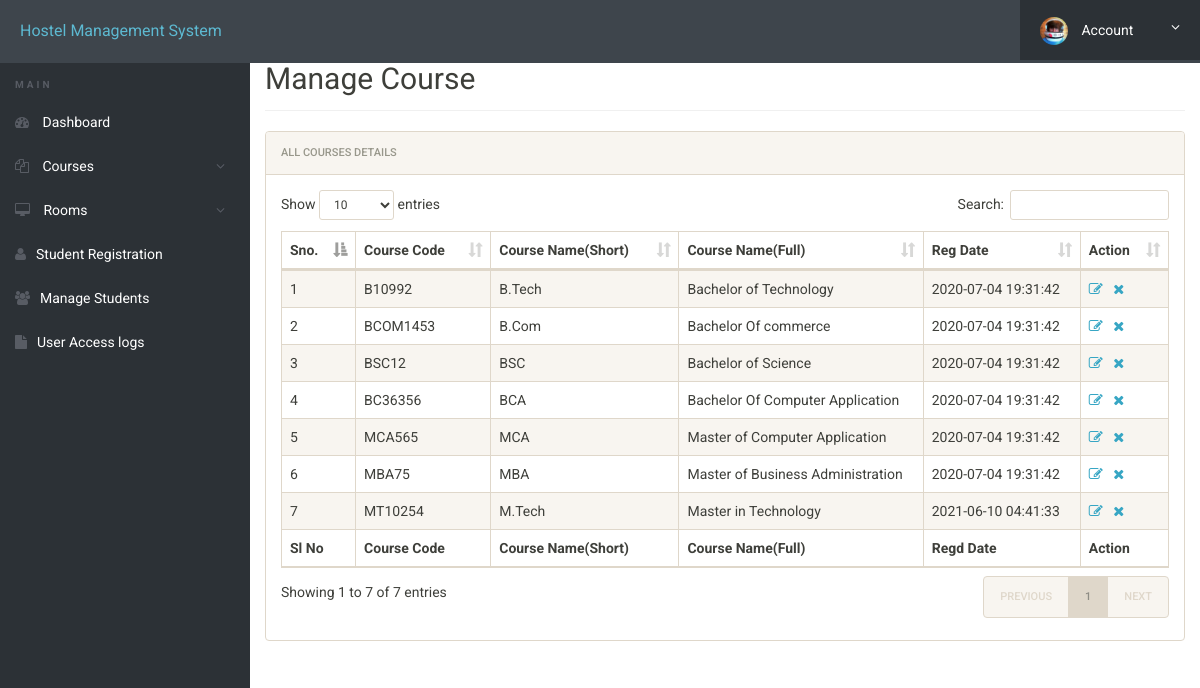
Screenshot of /admin/manage-courses.php (signed in) with the database file from the repository.
### tables this page shows
CREATE TABLE `courses` (
  `id` int(11) NOT NULL,
  `course_code` varchar(255) DEFAULT NULL,
  `course_sn` varchar(255) DEFAULT NULL,
  `course_fn` varchar(255) DEFAULT NULL,
  `posting_date` timestamp NULL DEFAULT current_timestamp()
);

### admin/manage-courses.php (the view, shortened to what this page needs)
<?php
include('includes/config.php');
?>
<!doctype html>
<html lang="en" class="no-js">
<head>
	<link rel="stylesheet" href="css/font-awesome.min.css">
	<link rel="stylesheet" href="css/bootstrap.min.css">
	<link rel="stylesheet" href="css/dataTables.bootstrap.min.css">
	<link rel="stylesheet" href="css/bootstrap-social.css">
	<link rel="stylesheet" href="css/bootstrap-select.css">
	<link rel="stylesheet" href="css/fileinput.min.css">
	<link rel="stylesheet" href="css/awesome-bootstrap-checkbox.css">
	<link rel="stylesheet" href="css/style.css">
</head>
<body>
	<?php include('includes/header.php');?>
	<div class="ts-main-content">
			<?php include('includes/sidebar.php');?>
		<div class="content-wrapper">
			<div class="container-fluid">
				<div class="row">
					<div class="col-md-12">
						<h2 class="page-title" style="margin-top:4%">Manage Course</h2>
						<div class="panel panel-default">
							<div class="panel-heading">All Courses Details</div>
							<div class="panel-body">
								<table id="zctb" class="display table table-striped table-bordered table-hover" cellspacing="0" width="100%">
									<thead>
										<tr>
											<th>Sno.</th>
											<th>Course Code</th>
											<th>Course Name(Short)</th>
											<th>Course Name(Full)</th>
											<th>Reg Date </th>
											<th>Action</th>
										</tr>
									</thead>
									<tfoot>
										<tr>
											<th>Sl No</th>
											<th>Course Code</th>
											<th>Course Name(Short)</th>
											<th>Course Name(Full)</th>
											<th>Regd Date</th>
											<th>Action</th>										</tr>
									</tfoot>
									<tbody>
<?php
$ret="select * from courses";
$stmt= $mysqli->prepare($ret) ;
$stmt->execute() ;
$res=$stmt->get_result();
$cnt=1;
while($row=$res->fetch_object())
	  {
	  	?>
<tr><td><?php echo $cnt;;?></td>
<td><?php echo $row->course_code;?></td>
<td><?php echo $row->course_sn;?></td>
<td><?php echo $row->course_fn;?></td>
<td><?php echo $row->posting_date;?></td>
<td><a href="edit-course.php?id=<?php echo $row->id;?>"><i class="fa fa-edit"></i></a>&nbsp;&nbsp;
<a href="manage-courses.php?del=<?php echo $row->id;?>" onclick="return confirm("Do you want to delete");"><i class="fa fa-close"></i></a></td>
										</tr>
									<?php
$cnt=$cnt+1;
									 } ?>
									</tbody>
								</table>
							</div>
						</div>
					</div>
				</div>
			</div>
		</div>
	</div>
</body>
</html>

### admin/includes/header.php (shortened to what this page needs)
<div class="brand clearfix">
		<a href="../index.php" class="logo" style="font-size:16px;">Hostel Management System</a>
		<ul class="ts-profile-nav">
			<li class="ts-account">
				<a href="#"><img src="img/ts-avatar.jpg" class="ts-avatar hidden-side" alt=""> Account <i class="fa fa-angle-down hidden-side"></i></a>
			</li>
		</ul>
	</div>

### admin/includes/sidebar.php (shortened to what this page needs)
<nav class="ts-sidebar">
			<ul class="ts-sidebar-menu">
				<li class="ts-label">Main</li>
				<li><a href="dashboard.php"><i class="fa fa-dashboard"></i> Dashboard</a></li>
					<li><a href="#"><i class="fa fa-files-o"></i> Courses</a>
				</li>
					<li><a href="#"><i class="fa fa-desktop"></i> Rooms</a>
				</li>
				<li><a href="registration.php"><i class="fa fa-user"></i>Student Registration</a></li>
				<li><a href="manage-students.php"><i class="fa fa-users"></i>Manage Students</a></li>
				<li><a href="access-log.php"><i class="fa fa-file"></i>User Access logs</a></li>
		</nav>

### admin/css/style.css (style rules this page uses)
html { font-size: 14px; }
@media only screen and (min-width: 480px) { html { font-size: 17px; } }
@media only screen and (min-width: 768px) { html { font-size: 14px; } }
body { font-size: 1em; }
a { color: #37a6c4; }
.panel { overflow: hidden; }
ul, li { margin: 0; padding: 0; list-style: none; }
.page-title { padding-bottom: 15px; margin-bottom: 20px; border-bottom: 1px solid #f0f0f0; }
.brand { background: #3e454c; position: relative; z-index: 3; position: fixed; width: 100%; top: 0; }
.brand .logo { box-sizing: border-box; padding: 20px; float: left; display: block; width: 200px; }
@media only screen and (min-width: 992px) { .brand .logo { width: 250px; } }
.brand .ts-profile-nav { float: right; display: none; }
.brand .ts-profile-nav li { float: left; position: relative; }
.brand .ts-profile-nav li a { display: block; padding: 20px; color: #fff; }
.brand .ts-profile-nav .ts-account .fa-angle-down { float: right; }
.brand .ts-profile-nav .ts-account > a { width: 180px; background: #2c3136; }
.brand .ts-profile-nav .ts-account .ts-avatar { border-radius: 50%; height: 28px; margin: -10px 0; margin-right: 10px; }
@media only screen and (min-width: 992px) { .brand .ts-profile-nav { display: block; } }
.ts-sidebar { background: #2c3136; max-height: 0; transition: max-height 0.3s; overflow: hidden; position: fixed; z-index: 2; width: 100%; bottom: 0; top: 60px; overflow-y: auto; }
@media only screen and (min-width: 992px) { .ts-sidebar { max-height: 100%; bottom: 0; } }
.ts-sidebar-menu .ts-label { color: #585c64; font-weight: bold; padding: 8px 15px; text-transform: uppercase; font-size: 10px; letter-spacing: 3px; margin-top: 10px; }
.ts-sidebar-menu a { display: block; text-decoration: none; padding: 12px 15px; color: #fff; }
.ts-sidebar-menu li { position: relative; }
.ts-sidebar-menu li i { color: #585c64; margin-right: 10px; }
.ts-main-content .content-wrapper { padding-top: 15px; margin-top: 10px; }
@media only screen and (min-width: 992px) { .ts-main-content .ts-sidebar { width: 250px; float: left; } }
@media only screen and (min-width: 992px) { .ts-main-content .content-wrapper { margin-left: 250px; } }

### rows the page displays
courses: course_code "B10992", course_sn "B.Tech", course_fn "Bachelor of Technology", posting_date "2020-07-04 19:31:42"
courses: course_code "BCOM1453", course_sn "B.Com", course_fn "Bachelor Of commerce", posting_date "2020-07-04 19:31:42"
courses: course_code "BSC12", course_sn "BSC", course_fn "Bachelor of Science", posting_date "2020-07-04 19:31:42"
courses: course_code "BC36356", course_sn "BCA", course_fn "Bachelor Of Computer Application", posting_date "2020-07-04 19:31:42"
courses: course_code "MCA565", course_sn "MCA", course_fn "Master of Computer Application", posting_date "2020-07-04 19:31:42"
courses: course_code "MBA75", course_sn "MBA", course_fn "Master of Business Administration", posting_date "2020-07-04 19:31:42"
courses: course_code "MT10254", course_sn "M.Tech", course_fn "Master in Technology", posting_date "2021-06-10 04:41:33"
